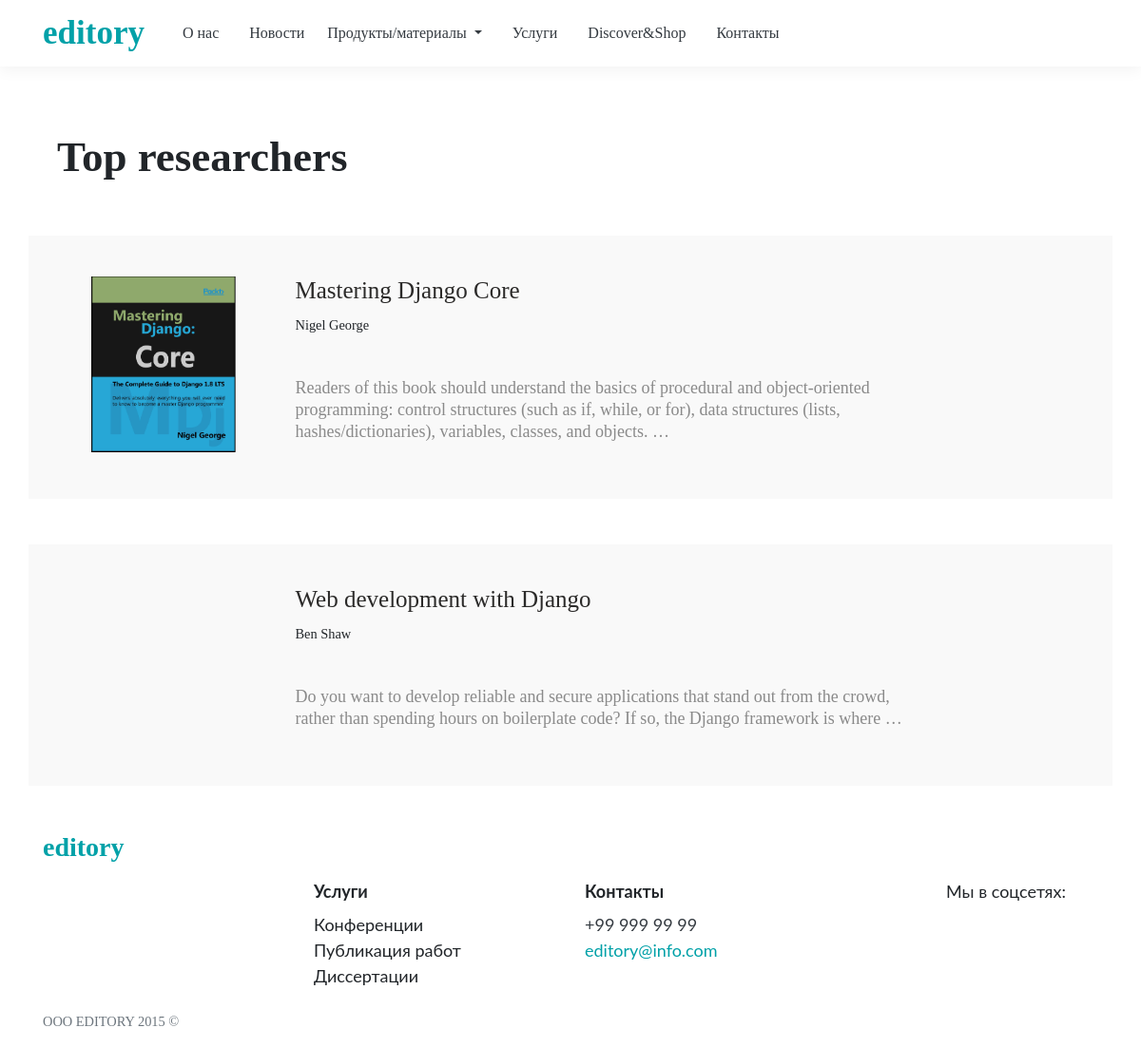
Screenshot of /request_to/top_researches/ with the database file from the repository.
### pages/models.py (models this page shows, shortened)
class TopResearches(models.Model):
    image = models.ImageField(upload_to = 'top_researches/')
    title = models.CharField(max_length=255)
    author = models.CharField(max_length=100)
    description = models.TextField()
    more = models.TextField()
    created_at = models.DateTimeField(auto_now_add=True)
    def get_absolute_url(self):
        return reverse_lazy('pages:paper', kwargs = {'pk':self.pk})

### requests/views.py (the view)
# urls.py: path('top_researches/', TopResearchess.as_view(), name='top-researches'),
class TopResearchess(TemplateView):
    template_name = 'top_researches.html'
    def get_context_data(self, **kwargs):
        context = super(TopResearchess, self).get_context_data(**kwargs)
        context['top_researches'] = TopResearches.objects.all()
        return context

### templates/top_researches.html
{% extends 'base.html' %}
{% load static %}
{% block css %}
    <link rel="stylesheet" href="{% static 'pages/css/researches.css' %}">
{% endblock %}
{% block content %}
<div class="container">
       <div class="row px-0 mx-0">
           <div class="col">
            <h1 class="title">Top researchers</h1>
           </div>
       </div>
       {% for research in top_researches %}
       <div class="row description mt-5">
           <div class="col-lg-2 ">
               <img src="{{research.image.url}}" alt="" style="width: 100%;">
           </div>
           <div class="col-lg-8 pl-lg-5">
               <a href="{{research.get_absolute_url}}"><h3 class="">{{research.title}}</h3></a>
               <small>{{research.author}}</small>
               <p>{{research.description|truncatewords:29}}</p>
           </div>
       </div>
       {% endfor %}
    </div>
{% endblock content %}

### pages/static/pages/css/main.css (style rules this page uses)
* { padding: 0; margin: 0; box-sizing: border-box; }
.main-font { font-family: Geometria; }

### pages/static/pages/css/researches.css (style rules this page uses)
.title { font-style: normal; font-weight: bold; font-size: 45px; line-height: 117.3%; margin-top: 69px; }
.description { background: #F9F9F9; padding-top: 43px; padding-left: 51px; padding-bottom: 43px; }
.description h3 { font-style: normal; font-weight: normal; font-size: 25px; line-height: 117.3%; color: #2B2A29; width: 60%; }
.description p { font-style: normal; font-weight: normal; font-size: 18px; line-height: 23px; margin-top: 42px; color: #8A8A8A; }

### rows the page displays
TopResearches: image (picture), title "Mastering Django Core", author "Nigel George", description "Readers of this book should understand the basics of procedural and object-oriented programming: control structures (such as if, while, or for), data structures (lists, hashes/dictionaries), variables, classes, and objects. …"
TopResearches: title "Web development with Django", author "Ben Shaw", description "Do you want to develop reliable and secure applications that stand out from the crowd, rather than spending hours on boilerplate code? If so, the Django framework is where …"
